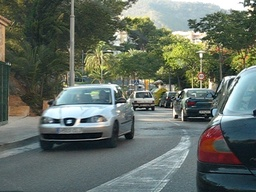
#> input picture Lab3/data/car1.jpg, 256 x 192 px, shrunk from 640 x 480 before the run
$ python test.py
#> lines starting #> are read from the running program, lines starting #| are printed output that depends on the picture
import sys
import numpy as np
from scipy import signal
import cv2
import matplotlib.pyplot as plt

def load_images(name_image_t0, name_image_t1, image_dir="./data/"):
    # Load the two images
#> called with name_image_t0 = 'car1.jpg', name_image_t1 = 'car2.jpg', image_dir = './data/'
    I_t0 = cv2.imread(image_dir + name_image_t0, 0)
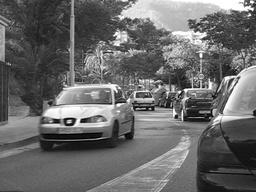
#> I_t0: shape (192, 256); min 0, max 255, mean 105.6
    I_t1 = cv2.imread(image_dir + name_image_t1, 0)
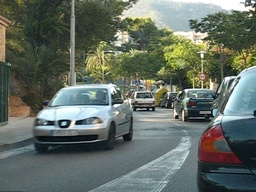
#> input picture Lab3/data/car2.jpg, 256 x 192 px, shrunk from 640 x 480 before the run
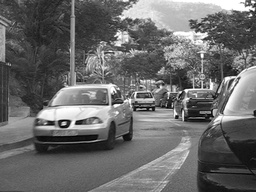
#> I_t1: shape (192, 256); min 0, max 255, mean 106.1

    # Convert the images to np.float32
    I_t0 = I_t0.astype(np.float32)
    I_t1 = I_t1.astype(np.float32)

    return I_t0, I_t1


def calculate_derivatives(I_t0, I_t1):
    """
    Obtain x, y and time derivatives of an image.
    """
    kernel_x = np.array([[-1., 1.], [-1., 1.]])
    kernel_y = np.array([[-1., -1.], [1., 1.]])
    kernel_t = np.array([[1., 1.], [1., 1.]])
    I_t0 = I_t0 / 255.  # normalize pixels
    I_t1 = I_t1 / 255.  # normalize pixels
    fx = signal.convolve2d(I_t0, kernel_x, boundary='symm', mode='same')
    fy = signal.convolve2d(I_t0, kernel_y, boundary='symm', mode='same')
    ft = signal.convolve2d(I_t1, kernel_t, boundary='symm', mode='same') + \
         signal.convolve2d(I_t0, -kernel_t, boundary='symm', mode='same')
    return fx, fy, ft


# Function that separates the image into subregions
def calculate_subregions(I_t0, I_x, I_y, I_t, region_size):
    """
    input: I_t0, I_x, I_y, I_t, region_size
    I_t0: image at time t0
    I_x: image x-derivative
    I_y: image y-derivative
    I_t: image time derivative
    region_size: size of the subregions

    output: sub_I_x, sub_I_y, sub_I_t
    sub_I_x: subregions of the image x-derivative
    sub_I_y: subregions of the image y-derivative
    sub_I_t: subregions of the image time derivative
    """
    sub_I_x = []
    sub_I_y = []
    sub_I_t = []
    w = region_size // 2
    for i in range(w, I_t0.shape[0] - w):
        for j in range(w, I_t0.shape[1] - w):
            sub_I_x.append(I_x[i - w:i + w + 1, j - w:j + w + 1].flatten())
            sub_I_y.append(I_y[i - w:i + w + 1, j - w:j + w + 1].flatten())
            sub_I_t.append(I_t[i - w:i + w + 1, j - w:j + w + 1].flatten())

    return sub_I_x, sub_I_y, sub_I_t


# Function that calulates subregions given corners
def calculate_subregions_for_corners(I_x, I_y, I_t, r, c, region_size):
    """
    Input: I_x, I_y, I_t, r, c, region_size
    I_x, I_y, I_t: image derivatives
    r, c: corners of the subregions
    region_size: size of the subregions

    Output: sub_I_x, sub_I_y, sub_I_t
    sub_I_x, sub_I_y, sub_I_t: subregions of the image derivatives
    """

    # Compute values for top right and bottem left corners and ensures that it does not exceed the image size
    end_r = min(r + region_size, I_x.shape[0])
    end_c = min(c + region_size, I_x.shape[1])

    # Compute subregions
    sub_I_x = I_x[r:end_r, c:end_c]
    sub_I_y = I_y[r:end_r, c:end_c]
    sub_I_t = I_t[r:end_r, c:end_c]

    return sub_I_x, sub_I_y, sub_I_t


# Function that computes A, A.T and b for each subregion. Then, estimate
# optical flow (Vx, Vt) as given in Equation 22.
def calculate_flow_vectors(I_x, I_y, I_t):
    """
    Calculate the local image flow vector (Vx, Vy) for each subregion by
    solving the linear system defined above.
    """
    flow_vectors = []
    for sub_x, sub_y, sub_t in zip(I_x, I_y, I_t):
        A = np.vstack((sub_x, sub_y)).T
        b = sub_t
        A_p = np.linalg.pinv(A)
        flow_vectors.append(np.dot(A_p, b))
    return flow_vectors


def plot_optical_flow(subregion_centers, V_x, V_y, I_t0):
    """
    Input: subregion_centers, V_x, V_y
    subregion_centers: list of tuples with x, y coordinates of subregion centers
    V_x, V_y: optical flow vectors
    """
    #     for i in range(w, I_t0.shape[0] - w):
    #         for j in range(w, I_t0.shape[1] - w)
    #
    # x_coords = [center[0] for center in subregion_centers]
    # y_coords = [center[1] for center in subregion_centers]

    plt.figure(figsize=(10, 10))
    plt.imshow(I_t0, cmap='gray')  # Display the image
    plt.quiver(subregion_centers[0], subregion_centers[1], V_x, V_y, color='r', angles='xy', scale_units='xy', scale=0.4)
    plt.title('Optical Flow')
    plt.show()


# [5 lines of commented-out code are left out]

def optical_flow_demo(I_t0, I_t1, region_size=20):
    # Compute derivatives
    Gx, Gy, Gt = calculate_derivatives(I_t0, I_t1)
#> in calculate_derivatives, `ft = signal.convolve2d(I_t1, kernel_t, boundary='symm', mode='same') +..`:
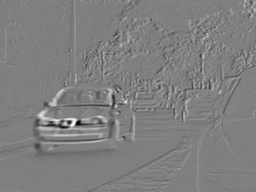
#> ft: shape (192, 256) float64; min -3.37, max 3.37, mean 0.0075; drawn with min black and max white

    # Calculate subregions
    sub_I_x, sub_I_y, sub_I_T = calculate_subregions(I_t0, Gx, Gy, Gt, region_size)
#> after the loop in calculate_subregions, `for i in range(w, I_t0.shape[0] - w):`: sub_I_t = 40592 items
#> sub_I_x = 40592 items; sub_I_y = 40592 items; sub_I_T = 40592 items

    # Calculate flow vectors
    flow_vectors = calculate_flow_vectors(sub_I_x, sub_I_y, sub_I_T)
#> flow_vectors = 40592 items

    w = region_size // 2
    u = np.zeros(I_t0.shape)
#> u: shape (192, 256) float64; every value is 0
    v = np.zeros(I_t0.shape)
    k = 0
    for i in range(w, I_t0.shape[0] - w):
        for j in range(w, I_t0.shape[1] - w):
            (u[i, j], v[i, j]) = flow_vectors[k]
            k += 1
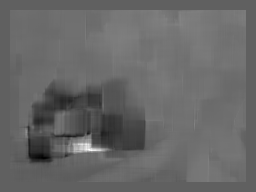
#> u: shape (192, 256) float64; min -4.54, max 7.41, mean 0.319; drawn with min black and max white
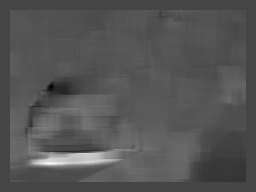
#> v: shape (192, 256) float64; min -1.58, max 4.19, mean 0.351; drawn with min black and max white
#> after the loop, k = 40592
    x, y = np.meshgrid(np.arange(0, I_t0.shape[1], region_size), np.arange(0, I_t0.shape[0], region_size))
    plot_optical_flow((x, y), u[::region_size, ::region_size], v[::region_size, ::region_size], I_t0)
#> in plot_optical_flow, `plt.show()`:
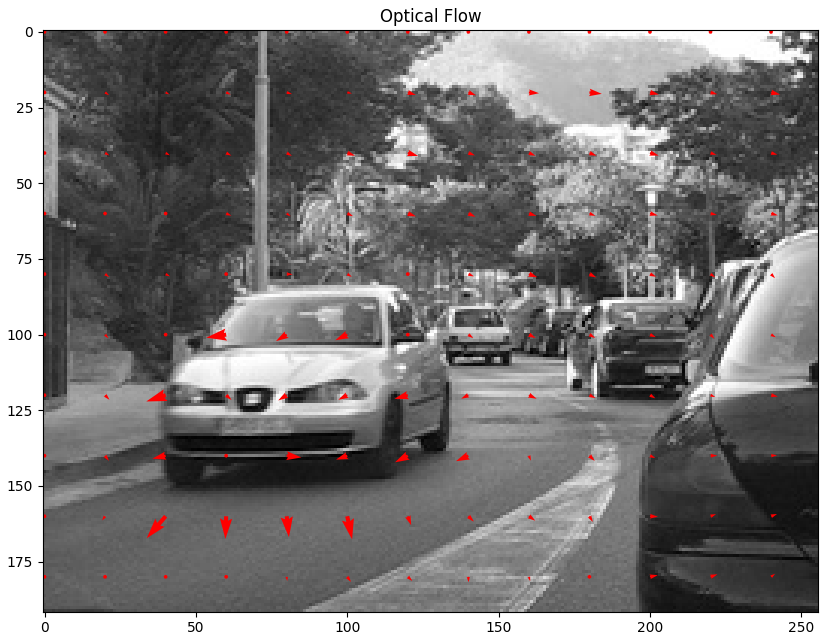
#> figure drawn by matplotlib, 1 panel
    # [29 lines of commented-out code are left out]


car_t0, car_t1 = load_images('car1.jpg', 'car2.jpg')
# plant_t0, plant_t1 = load_images('plant1.png', 'plant2.png')
# sphere_t0, sphere_t1 = load_images('sphere1.ppm', 'sphere2.ppm')

optical_flow_demo(car_t0, car_t1)
# optical_flow_demo(plant_t0, plant_t1)
# optical_flow_demo(sphere_t0, sphere_t1)
